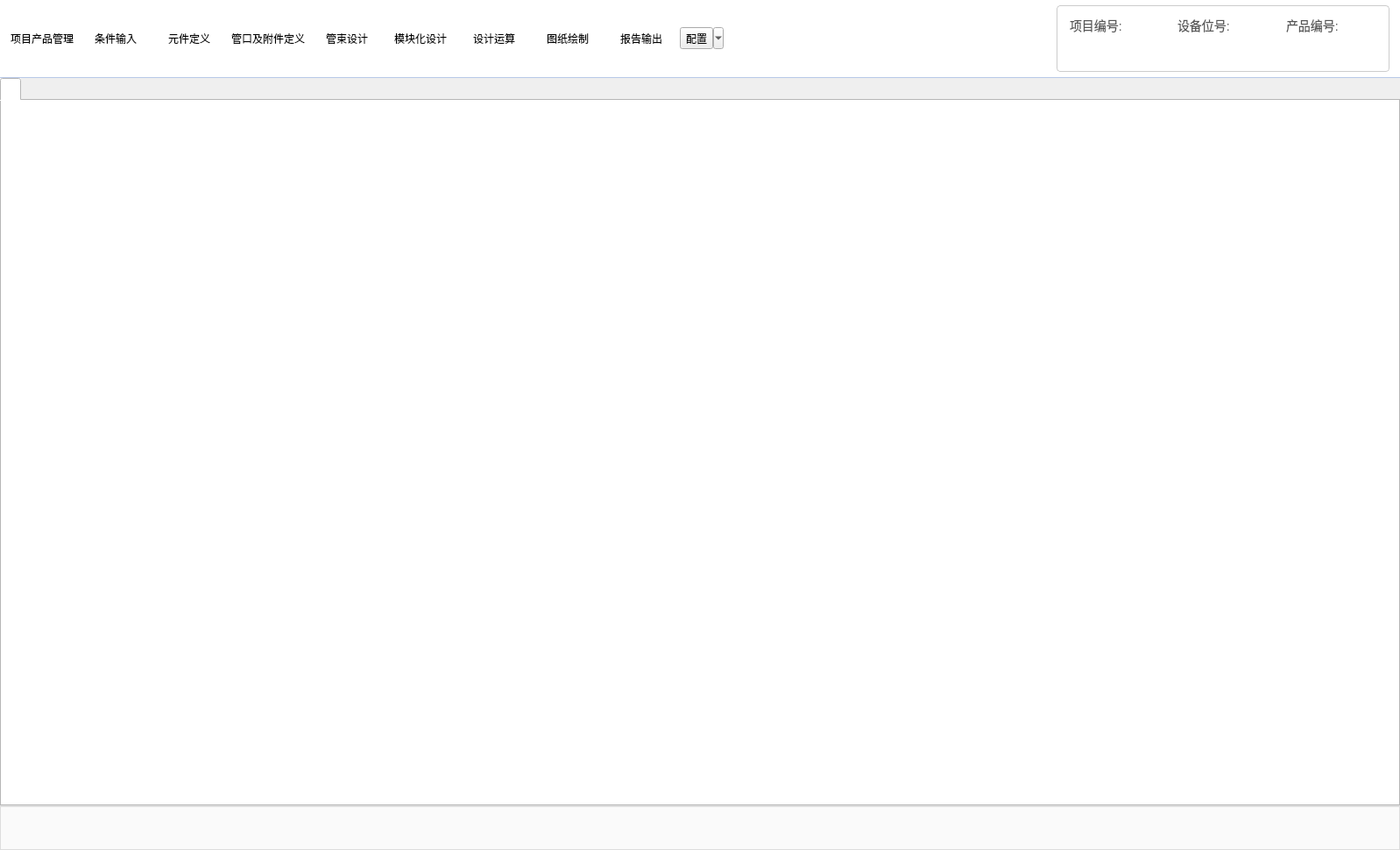
<?xml version="1.0" encoding="UTF-8"?>
<ui version="4.0">
 <class>Lanbin</class>
 <widget class="QMainWindow" name="Lanbin">
  <property name="geometry">
   <rect>
    <x>0</x>
    <y>0</y>
    <width>1598</width>
    <height>970</height>
   </rect>
  </property>
  <property name="windowTitle">
   <string>蓝科压力容器</string>
  </property>
  <widget class="QWidget" name="centralwidget">
   <property name="styleSheet">
    <string notr="true">QLabel, QLineEdit {
    font-family: &quot;Microsoft YaHei UI&quot;, &quot;Microsoft YaHei&quot;, &quot;SimHei&quot;;
    font-size: 13px;
}
QLineEdit#line_tip {
    font-family: &quot;华文中宋&quot;;
    font-size: 24px;
    min-height: 40px;
    padding: 4px 8px;
    background-color: #fafafa;
    border: 1px solid #dddddd;
}
QComboBox:disabled {
    background-color: white;
    color: #666;
}</string>
   </property>
   <layout class="QVBoxLayout" name="verticalLayout_4" stretch="0,1,0">
    <property name="spacing">
     <number>0</number>
    </property>
    <property name="leftMargin">
     <number>0</number>
    </property>
    <property name="topMargin">
     <number>0</number>
    </property>
    <property name="rightMargin">
     <number>0</number>
    </property>
    <property name="bottomMargin">
     <number>0</number>
    </property>
    <item>
     <widget class="QFrame" name="frame_top_chrome">
      <property name="styleSheet">
       <string notr="true">QFrame#frame_title_bar {
    background-color: #003366;
    border: none;
}
QLabel#label_main_title {
    color: #ffffff;
    font-size: 16px;
    font-weight: bold;
    background: transparent;
}
QFrame#frame_nav_strip {
    background-color: #FFF;
    border: none;
    border-bottom: 1px solid #b8c9e8;
}
QWidget#widget_nav_buttons QPushButton {
    background-color: transparent;
    border: 1px solid transparent;
    border-radius: 4px;
    padding: 6px 8px;
    min-width: 78px;
    min-height: 68px;
    max-height: 76px;
    font-size: 11px;
    color: #003366;
    font-family: &quot;Microsoft YaHei UI&quot;, &quot;Microsoft YaHei&quot;;
}
QWidget#widget_nav_buttons QPushButton:hover {
    background-color: #cfe0ff;
    border-color: #9ebce0;
}
QWidget#widget_nav_buttons QPushButton:pressed {
    background-color: #ffe4c4;
    border-color: #e8b896;
}
QWidget#widget_nav_buttons QPushButton:disabled {
    color: #999999;
    background-color: #eef3f9;
}
QWidget#widget_nav_buttons QToolButton {
    background-color: transparent;
    border: 1px solid transparent;
    border-radius: 4px;
    padding: 6px 8px;
    min-width: 78px;
    min-height: 68px;
    max-height: 76px;
    font-size: 11px;
    color: #003366;
    font-family: &quot;Microsoft YaHei UI&quot;, &quot;Microsoft YaHei&quot;;
}
QWidget#widget_nav_buttons QToolButton:hover {
    background-color: #cfe0ff;
    border-color: #9ebce0;
}
QWidget#widget_nav_buttons QToolButton:pressed {
    background-color: #ffe4c4;
    border-color: #e8b896;
}
QWidget#widget_nav_buttons QToolButton:disabled {
    color: #999999;
    background-color: #eef3f9;
}
QFrame#current_product {
    background-color: #ffffff;
    border: 1px solid #cccccc;
    border-radius: 4px;
}
QFrame#current_product QLabel {
    background-color: transparent;
    font-size: 14px;
}
</string>
      </property>
      <property name="frameShape">
       <enum>QFrame::NoFrame</enum>
      </property>
      <layout class="QVBoxLayout" name="verticalLayout_top_chrome">
       <property name="spacing">
        <number>0</number>
       </property>
       <property name="leftMargin">
        <number>0</number>
       </property>
       <property name="topMargin">
        <number>0</number>
       </property>
       <property name="rightMargin">
        <number>0</number>
       </property>
       <property name="bottomMargin">
        <number>0</number>
       </property>
       <item>
        <widget class="QFrame" name="frame_nav_strip">
         <property name="minimumSize">
          <size>
           <width>0</width>
           <height>88</height>
          </size>
         </property>
         <property name="frameShape">
          <enum>QFrame::NoFrame</enum>
         </property>
         <layout class="QHBoxLayout" name="horizontalLayout_nav_strip">
          <property name="spacing">
           <number>8</number>
          </property>
          <property name="leftMargin">
           <number>8</number>
          </property>
          <property name="topMargin">
           <number>6</number>
          </property>
          <property name="rightMargin">
           <number>12</number>
          </property>
          <property name="bottomMargin">
           <number>6</number>
          </property>
          <item>
           <layout class="QHBoxLayout" name="horizontalLayout_nav_buttons">
            <property name="spacing">
             <number>4</number>
            </property>
            <property name="leftMargin">
             <number>0</number>
            </property>
            <property name="topMargin">
             <number>0</number>
            </property>
            <property name="rightMargin">
             <number>0</number>
            </property>
            <property name="bottomMargin">
             <number>0</number>
            </property>
            <item>
             <widget class="QPushButton" name="btn_project">
              <property name="text">
               <string>项目产品管理</string>
              </property>
              <property name="icon">
               <iconset>
                <normaloff>icons/项目管理.png</normaloff>icons/项目管理.png</iconset>
              </property>
              <property name="iconSize">
               <size>
                <width>36</width>
                <height>36</height>
               </size>
              </property>
              <property name="flat">
               <bool>true</bool>
              </property>
             </widget>
            </item>
            <item>
             <widget class="QPushButton" name="btn_condition">
              <property name="text">
               <string>条件输入</string>
              </property>
              <property name="icon">
               <iconset>
                <normaloff>icons/表单组件-输入框.png</normaloff>icons/表单组件-输入框.png</iconset>
              </property>
              <property name="iconSize">
               <size>
                <width>36</width>
                <height>36</height>
               </size>
              </property>
              <property name="flat">
               <bool>true</bool>
              </property>
             </widget>
            </item>
            <item>
             <widget class="QPushButton" name="btn_material">
              <property name="text">
               <string>元件定义</string>
              </property>
              <property name="icon">
               <iconset>
                <normaloff>icons/元件定义.png</normaloff>icons/元件定义.png</iconset>
              </property>
              <property name="iconSize">
               <size>
                <width>36</width>
                <height>36</height>
               </size>
              </property>
              <property name="flat">
               <bool>true</bool>
              </property>
             </widget>
            </item>
            <item>
             <widget class="QPushButton" name="btn_pipe">
              <property name="text">
               <string>管口及附件定义</string>
              </property>
              <property name="icon">
               <iconset>
                <normaloff>icons/管口.png</normaloff>icons/管口.png</iconset>
              </property>
              <property name="iconSize">
               <size>
                <width>36</width>
                <height>36</height>
               </size>
              </property>
              <property name="flat">
               <bool>true</bool>
              </property>
             </widget>
            </item>
            <item>
             <widget class="QPushButton" name="btn_pipeDesign">
              <property name="text">
               <string>管束设计</string>
              </property>
              <property name="icon">
               <iconset>
                <normaloff>icons/建筑-管子.png</normaloff>icons/建筑-管子.png</iconset>
              </property>
              <property name="iconSize">
               <size>
                <width>36</width>
                <height>36</height>
               </size>
              </property>
              <property name="flat">
               <bool>true</bool>
              </property>
             </widget>
            </item>
            <item>
             <widget class="QPushButton" name="btn_3D">
              <property name="text">
               <string>模块化设计</string>
              </property>
              <property name="icon">
               <iconset>
                <normaloff>icons/3D建模.png</normaloff>icons/3D建模.png</iconset>
              </property>
              <property name="iconSize">
               <size>
                <width>36</width>
                <height>36</height>
               </size>
              </property>
              <property name="flat">
               <bool>true</bool>
              </property>
             </widget>
            </item>
            <item>
             <widget class="QPushButton" name="btn_cal">
              <property name="text">
               <string>设计运算</string>
              </property>
              <property name="icon">
               <iconset>
                <normaloff>icons/计算.png</normaloff>icons/计算.png</iconset>
              </property>
              <property name="iconSize">
               <size>
                <width>36</width>
                <height>36</height>
               </size>
              </property>
              <property name="flat">
               <bool>true</bool>
              </property>
             </widget>
            </item>
            <item>
             <widget class="QPushButton" name="btn_2D">
              <property name="text">
               <string>图纸绘制</string>
              </property>
              <property name="icon">
               <iconset>
                <normaloff>icons/图纸 (2).png</normaloff>icons/图纸 (2).png</iconset>
              </property>
              <property name="iconSize">
               <size>
                <width>36</width>
                <height>36</height>
               </size>
              </property>
              <property name="flat">
               <bool>true</bool>
              </property>
             </widget>
            </item>
            <item>
             <widget class="QPushButton" name="btn_docs">
              <property name="text">
               <string>报告输出</string>
              </property>
              <property name="icon">
               <iconset>
                <normaloff>icons/三维建模.png</normaloff>icons/三维建模.png</iconset>
              </property>
              <property name="iconSize">
               <size>
                <width>36</width>
                <height>36</height>
               </size>
              </property>
              <property name="flat">
               <bool>true</bool>
              </property>
             </widget>
            </item>
            <item>
             <widget class="QToolButton" name="btn_config">
              <property name="text">
               <string>配置</string>
              </property>
              <property name="icon">
               <iconset>
                <normaloff>icons/另存为.png</normaloff>icons/另存为.png</iconset>
              </property>
              <property name="iconSize">
               <size>
                <width>36</width>
                <height>36</height>
               </size>
              </property>
              <property name="popupMode">
               <enum>QToolButton::MenuButtonPopup</enum>
              </property>
              <property name="toolButtonStyle">
               <enum>Qt::ToolButtonTextUnderIcon</enum>
              </property>
             </widget>
            </item>
           </layout>
          </item>
          <item>
           <spacer name="horizontalSpacer_nav">
            <property name="orientation">
             <enum>Qt::Horizontal</enum>
            </property>
            <property name="sizeHint" stdset="0">
             <size>
              <width>16</width>
              <height>20</height>
             </size>
            </property>
           </spacer>
          </item>
          <item>
           <widget class="QFrame" name="current_product">
            <property name="minimumSize">
             <size>
              <width>380</width>
              <height>76</height>
             </size>
            </property>
            <property name="maximumSize">
             <size>
              <width>520</width>
              <height>16777215</height>
             </size>
            </property>
            <property name="frameShape">
             <enum>QFrame::NoFrame</enum>
            </property>
            <layout class="QGridLayout" name="verticalLayout_5">
             <property name="leftMargin">
              <number>14</number>
             </property>
             <property name="topMargin">
              <number>10</number>
             </property>
             <property name="rightMargin">
              <number>14</number>
             </property>
             <property name="bottomMargin">
              <number>10</number>
             </property>
             <property name="horizontalSpacing">
              <number>20</number>
             </property>
             <property name="verticalSpacing">
              <number>6</number>
             </property>
             <item row="0" column="0">
              <widget class="QLabel" name="label">
               <property name="styleSheet">
                <string notr="true">color: #555555;</string>
               </property>
               <property name="text">
                <string>项目编号:</string>
               </property>
              </widget>
             </item>
             <item row="0" column="1">
              <widget class="QLabel" name="label_4">
               <property name="styleSheet">
                <string notr="true">color: #555555;</string>
               </property>
               <property name="text">
                <string>设备位号:</string>
               </property>
              </widget>
             </item>
             <item row="0" column="2">
              <widget class="QLabel" name="label_6">
               <property name="styleSheet">
                <string notr="true">color: #555555;</string>
               </property>
               <property name="text">
                <string>产品编号:</string>
               </property>
              </widget>
             </item>
             <item row="1" column="0">
              <widget class="QLabel" name="label_product_name">
               <property name="styleSheet">
                <string notr="true">color: #333333;</string>
               </property>
               <property name="text">
                <string/>
               </property>
              </widget>
             </item>
             <item row="1" column="1">
              <widget class="QLabel" name="label_product_tag_numer">
               <property name="styleSheet">
                <string notr="true">color: #333333;</string>
               </property>
               <property name="text">
                <string/>
               </property>
              </widget>
             </item>
             <item row="1" column="2">
              <widget class="QLabel" name="label_product_number">
               <property name="styleSheet">
                <string notr="true">color: #333333;</string>
               </property>
               <property name="text">
                <string/>
               </property>
              </widget>
             </item>
            </layout>
           </widget>
          </item>
         </layout>
        </widget>
       </item>
      </layout>
     </widget>
    </item>
    <item>
     <widget class="QTabWidget" name="tabWidget">
      <property name="sizePolicy">
       <sizepolicy hsizetype="Expanding" vsizetype="Expanding">
        <horstretch>1</horstretch>
        <verstretch>1</verstretch>
       </sizepolicy>
      </property>
      <property name="styleSheet">
       <string notr="true">font: 12pt &quot;Arial&quot;;
background-color: #ffffff;</string>
      </property>
      <property name="currentIndex">
       <number>0</number>
      </property>
      <property name="tabBarAutoHide">
       <bool>false</bool>
      </property>
      <widget class="QWidget" name="tab">
       <attribute name="title">
        <string/>
       </attribute>
       <layout class="QGridLayout" name="gridLayout">
        <item row="0" column="0">
         <widget class="QLabel" name="label_2">
          <property name="text">
           <string/>
          </property>
          <property name="pixmap">
           <pixmap>icons/mainpage.png</pixmap>
          </property>
          <property name="scaledContents">
           <bool>true</bool>
          </property>
         </widget>
        </item>
       </layout>
      </widget>
     </widget>
    </item>
    <item>
     <widget class="QLineEdit" name="line_tip">
      <property name="sizePolicy">
       <sizepolicy hsizetype="Expanding" vsizetype="Fixed">
        <horstretch>0</horstretch>
        <verstretch>0</verstretch>
       </sizepolicy>
      </property>
      <property name="minimumSize">
       <size>
        <width>0</width>
        <height>50</height>
       </size>
      </property>
      <property name="dragEnabled">
       <bool>false</bool>
      </property>
      <property name="readOnly">
       <bool>true</bool>
      </property>
     </widget>
    </item>
   </layout>
  </widget>
  <action name="actionyonghuxinxi">
   <property name="text">
    <string>用户信息</string>
   </property>
  </action>
  <action name="action_4">
   <property name="text">
    <string>设置</string>
   </property>
  </action>
  <action name="action_5">
   <property name="text">
    <string>退出</string>
   </property>
  </action>
  <action name="action">
   <property name="icon">
    <iconset>
     <normaloff>icons/新建.png</normaloff>icons/新建.png</iconset>
   </property>
   <property name="text">
    <string>新建项目</string>
   </property>
  </action>
  <action name="action_2">
   <property name="icon">
    <iconset>
     <normaloff>icons/打开.png</normaloff>icons/打开.png</iconset>
   </property>
   <property name="text">
    <string>打开项目</string>
   </property>
  </action>
  <action name="action_3">
   <property name="icon">
    <iconset>
     <normaloff>icons/保存.png</normaloff>icons/保存.png</iconset>
   </property>
   <property name="text">
    <string>保存项目</string>
   </property>
  </action>
  <action name="action_6">
   <property name="icon">
    <iconset>
     <normaloff>icons/另存为.png</normaloff>icons/另存为.png</iconset>
   </property>
   <property name="text">
    <string>另存为</string>
   </property>
  </action>
  <action name="action_7">
   <property name="text">
    <string>导出</string>
   </property>
  </action>
  <action name="action_8">
   <property name="text">
    <string>智动设计</string>
   </property>
  </action>
  <action name="action_9">
   <property name="text">
    <string>灵活设计</string>
   </property>
  </action>
  <action name="action_help_doc">
   <property name="text">
    <string>查看软件使用文档</string>
   </property>
  </action>
  <action name="action_11">
   <property name="text">
    <string>故障排查</string>
   </property>
  </action>
  <action name="action_12">
   <property name="text">
    <string>在线支持</string>
   </property>
  </action>
  <action name="action_13">
   <property name="text">
    <string>本地离线帮助手册</string>
   </property>
  </action>
  <action name="action_15">
   <property name="text">
    <string>界面</string>
   </property>
  </action>
  <action name="action_16">
   <property name="text">
    <string>快捷键</string>
   </property>
  </action>
  <action name="action_17">
   <property name="text">
    <string>存储路径</string>
   </property>
  </action>
  <action name="action_18">
   <property name="text">
    <string>预定义</string>
   </property>
  </action>
  <action name="action_14">
   <property name="text">
    <string>打印</string>
   </property>
  </action>
  <action name="action_19">
   <property name="text">
    <string>退出</string>
   </property>
  </action>
  <action name="action_20">
   <property name="text">
    <string>条件评审</string>
   </property>
  </action>
  <action name="action_21">
   <property name="text">
    <string>方案评审</string>
   </property>
  </action>
  <action name="action_22">
   <property name="text">
    <string>技术评审</string>
   </property>
  </action>
  <action name="action_23">
   <property name="text">
    <string>结果评审</string>
   </property>
  </action>
  <action name="action_24">
   <property name="text">
    <string>文件存档</string>
   </property>
  </action>
  <action name="action_27">
   <property name="text">
    <string>二维图纸</string>
   </property>
  </action>
  <action name="action_28">
   <property name="text">
    <string>三维模型</string>
   </property>
  </action>
  <action name="action_29">
   <property name="text">
    <string>强度计算书</string>
   </property>
  </action>
  <action name="action_30">
   <property name="text">
    <string>材料清单</string>
   </property>
  </action>
  <action name="action_31">
   <property name="text">
    <string>一键全选</string>
   </property>
  </action>
  <action name="action_32">
   <property name="text">
    <string>二维图纸</string>
   </property>
  </action>
  <action name="action_33">
   <property name="text">
    <string>三维模型</string>
   </property>
  </action>
  <action name="action_34">
   <property name="text">
    <string>强度计算书</string>
   </property>
  </action>
  <action name="action_35">
   <property name="text">
    <string>材料清单</string>
   </property>
  </action>
  <action name="action_36">
   <property name="text">
    <string>一键全选</string>
   </property>
  </action>
  <action name="action_37">
   <property name="text">
    <string>实时翻译</string>
   </property>
  </action>
  <action name="action_38">
   <property name="text">
    <string>专业术语校对</string>
   </property>
  </action>
  <action name="action_39">
   <property name="text">
    <string>数据处理</string>
   </property>
  </action>
  <action name="action_40">
   <property name="text">
    <string>审图</string>
   </property>
  </action>
  <action name="action_41">
   <property name="text">
    <string>智能提示</string>
   </property>
  </action>
  <action name="scheme_design">
   <property name="text">
    <string>方案设计</string>
   </property>
  </action>
  <action name="detailed_deisign">
   <property name="text">
    <string>详细设计</string>
   </property>
  </action>
  <action name="action_25">
   <property name="text">
    <string>实时翻译</string>
   </property>
  </action>
  <action name="action_26">
   <property name="text">
    <string>文件存档</string>
   </property>
  </action>
  <action name="action_undo">
   <property name="icon">
    <iconset>
     <normaloff>icons/撤销.png</normaloff>icons/撤销.png</iconset>
   </property>
   <property name="text">
    <string>撤销</string>
   </property>
  </action>
  <action name="action_redo">
   <property name="icon">
    <iconset>
     <normaloff>icons/重做.png</normaloff>icons/重做.png</iconset>
   </property>
   <property name="text">
    <string>重做</string>
   </property>
  </action>
 </widget>
 <resources/>
 <connections/>
</ui>
